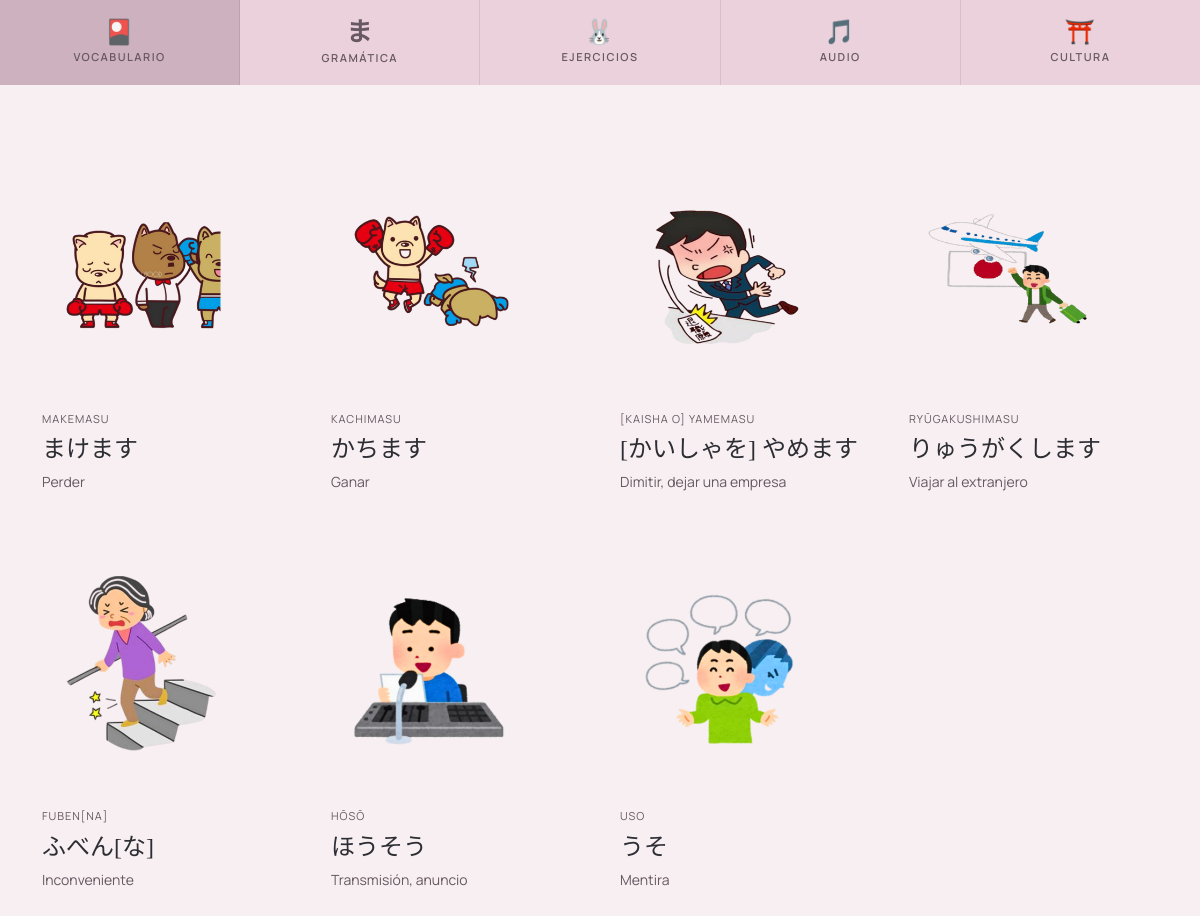
Screenshot of /leccion.php?id=1 (signed in) with the database file from the repository.
### tables this page shows
CREATE TABLE `vocabulario` (
  `id_vocab` int(11) NOT NULL,
  `id_leccion` int(11) NOT NULL,
  `palabra_japonesa` varchar(255) DEFAULT NULL,
  `romaji` varchar(255) DEFAULT NULL,
  `traduccion` varchar(255) DEFAULT NULL,
  `img` varchar(255) DEFAULT NULL
);

### leccion.php (the view, shortened to what this page needs)
<?php
require_once 'conexion.php';
$id_leccion = $_GET['id'];
$consultaVocab = $conexion->prepare("SELECT * FROM vocabulario WHERE id_leccion = :id_leccion");
$consultaVocab->execute([':id_leccion' => $id_leccion]);
$vocabulario = $consultaVocab->fetchAll(PDO::FETCH_ASSOC);
include("header-leccion.php");
?>
<section class="leccion-section">
  <nav class="leccion-tabs" role="tablist">
    <button class="tab-btn active" data-tab="vocabulario" role="tab" aria-selected="true">
      <span class="tab-icono">🎴</span>
      <span class="tab-label">VOCABULARIO</span>
    </button>
    <button class="tab-btn" data-tab="gramatica" role="tab" aria-selected="false">
      <span class="tab-icono tab-kanji">ま</span>
      <span class="tab-label">GRAMÁTICA</span>
    </button>
    <button class="tab-btn" data-tab="ejercicios" role="tab" aria-selected="false">
      <span class="tab-icono">🐰</span>
      <span class="tab-label">EJERCICIOS</span>
    </button>
    <button class="tab-btn" data-tab="audio" role="tab" aria-selected="false">
      <span class="tab-icono">🎵</span>
      <span class="tab-label">AUDIO</span>
    </button>
    <button class="tab-btn" data-tab="cultura" role="tab" aria-selected="false">
      <span class="tab-icono">⛩️</span>
      <span class="tab-label">CULTURA</span>
    </button>
  </nav>
  <div class="leccion-contenido">
    <div id="vocabulario" class="tab-contenido active">
      <div class="container">
        <div class="vocab-grid">
          <?php foreach ($vocabulario as $vocab) { ?>
            <div class="vocab-item">
              <?php if ($vocab['img']) { ?>
                <img src="img/lecciones/<?= $vocab['img'] ?>" alt="<?= $vocab['traduccion'] ?>">
              <?php } ?>
              <p class="vocab-romaji"><?= $vocab['romaji'] ?></p>
              <p class="vocab-japones"><?= $vocab['palabra_japonesa'] ?></p>
              <p class="vocab-traduccion"><?= $vocab['traduccion'] ?></p>
            </div>
          <?php } ?>
        </div>
      </div>
    </div>
  </div>
</section>
<?php include("footer-leccion.php"); ?>

### styles/style.css (style rules this page uses)
:root { --lavanda: #F7EFF1; --rosa: #EBD1DC; --marron-claro: #CEB1BE; --marron-oscuro: #675861; --negro: #2D2D34; --font-serif: "Playfair Display", serif; --font-sans: "Manrope", sans-serif; }
* { margin: 0; padding: 0; box-sizing: border-box; }
p { font-family: var(--font-sans); font-size: 15px; }
.leccion-section { min-height: 100vh; background-color: var(--lavanda); padding-top: 0; }
.leccion-tabs { display: flex; width: 100%; }
.tab-btn { flex: 1; display: flex; flex-direction: column; align-items: center; justify-content: center; gap: 6px; padding: 18px 10px; background-color: var(--rosa); border: none; border-right: 1px solid rgba(103, 88, 97, 0.15); cursor: pointer; font-family: var(--font-sans); font-size: 11px; font-weight: 600; letter-spacing: 1.5px; color: var(--marron-oscuro); transition: background-color 0.2s; }
.tab-btn:last-child { border-right: none; }
.tab-btn.active { background-color: var(--marron-claro); }
.tab-icono { font-size: 24px; line-height: 1; }
.tab-kanji { font-family: var(--font-serif); font-size: 26px; }
.tab-contenido { display: none; padding: 60px 0 80px; animation: fadeIn 0.25s ease; }
.tab-contenido.active { display: block; }
.vocab-grid { display: grid; grid-template-columns: repeat(4, 1fr); gap: 50px 40px; }
.vocab-item { display: flex; flex-direction: column; align-items: flex-start; gap: 4px; }
.vocab-item img { width: 100%; max-width: 200px; height: 250px; object-fit: contain; margin-bottom: 12px; }
.vocab-romaji { font-family: var(--font-sans); font-size: 11px; text-transform: uppercase; letter-spacing: 1px; color: var(--marron-oscuro); margin: 0; }
.vocab-japones { font-family: var(--font-serif); font-size: 24px; color: var(--negro); margin: 0; }
.vocab-traduccion { font-family: var(--font-sans); font-size: 14px; color: var(--marron-oscuro); margin: 0; }

### rows the page displays
vocabulario: img (picture), romaji "MAKEMASU", palabra_japonesa "まけます", traduccion "Perder"
vocabulario: img (picture), romaji "KACHIMASU", palabra_japonesa "かちます", traduccion "Ganar"
vocabulario: img (picture), romaji "[KAISHA O] YAMEMASU", palabra_japonesa "[かいしゃを] やめます", traduccion "Dimitir, dejar una empresa"
vocabulario: img (picture), romaji "RYŪGAKUSHIMASU", palabra_japonesa "りゅうがくします", traduccion "Viajar al extranjero"
vocabulario: img (picture), romaji "FUBEN[NA]", palabra_japonesa "ふべん[な]", traduccion "Inconveniente"
vocabulario: img (picture), romaji "HŌSŌ", palabra_japonesa "ほうそう", traduccion "Transmisión, anuncio"
vocabulario: img (picture), romaji "USO", palabra_japonesa "うそ", traduccion "Mentira"
